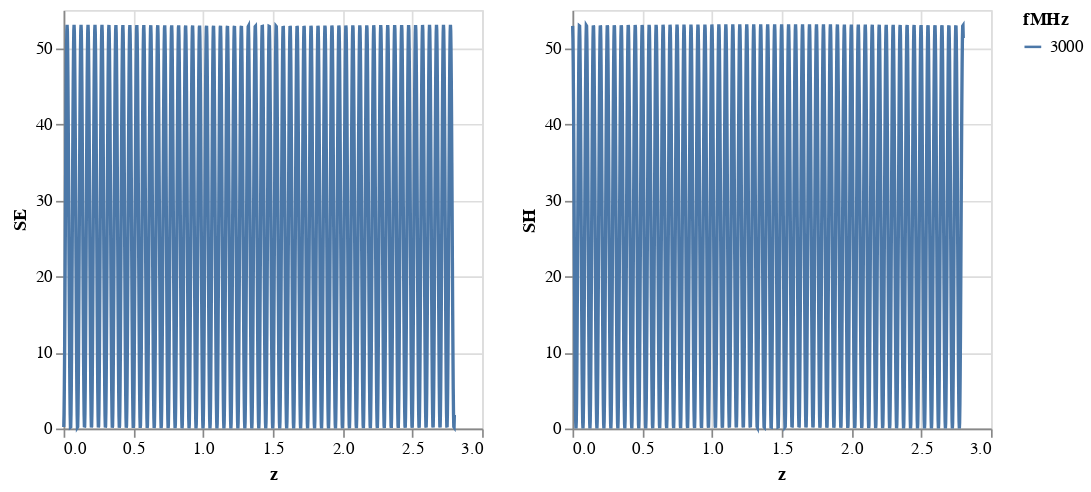

Source (notebook cell):
### Code cell
# Altair plot
gnd = 'PEC'
pol = 'H'
theta = 0
fMHz = 3000

mask = (S.gnd==gnd) & (S.pol==pol) & (S.theta==theta) & (S.fMHz==fMHz)
source = S[mask]
# source = source.iloc[::2,:]

brush = alt.selection_interval(resolve='global')

base = alt.Chart(source).mark_line().encode(
    x='z',
    color='fMHz:N'
).add_params(
    brush
).properties(
    width=250,
    height=250
# ).facet(
#     facet='fMHz:N',
#     columns=2
)
base.encode(y='SE') | base.encode(y='SH')

### Figure 1 — Vega-Lite specification as saved in the notebook (floating-point values rounded to 4 significant figures; data arrays with more than 128 entries replaced by an {"elided": "..."} marker saying what was removed)
{"config": {"view": {"continuousWidth": 300, "continuousHeight": 300}}, "hconcat": [{"mark": {"type": "line"}, "encoding": {"color": {"field": "fMHz", "type": "nominal"}, "x": {"field": "z", "type": "quantitative"}, "y": {"field": "SE", "type": "quantitative"}}, "height": 250, "name": "view_34", "width": 250}, {"mark": {"type": "line"}, "encoding": {"color": {"field": "fMHz", "type": "nominal"}, "x": {"field": "z", "type": "quantitative"}, "y": {"field": "SH", "type": "quantitative"}}, "height": 250, "name": "view_35", "width": 250}], "data": {"name": "data-2287d0b749284a1ed0f3dc9301fe3b1f"}, "params": [{"name": "param_19", "select": {"type": "interval", "resolve": "global"}, "views": ["view_34", "view_35"]}], "$schema": "https://vega.github.io/schema/vega-lite/v5.15.1.json", "datasets": {"data-2287d0b749284a1ed0f3dc9301fe3b1f": {"elided": "1401 records"}}}
